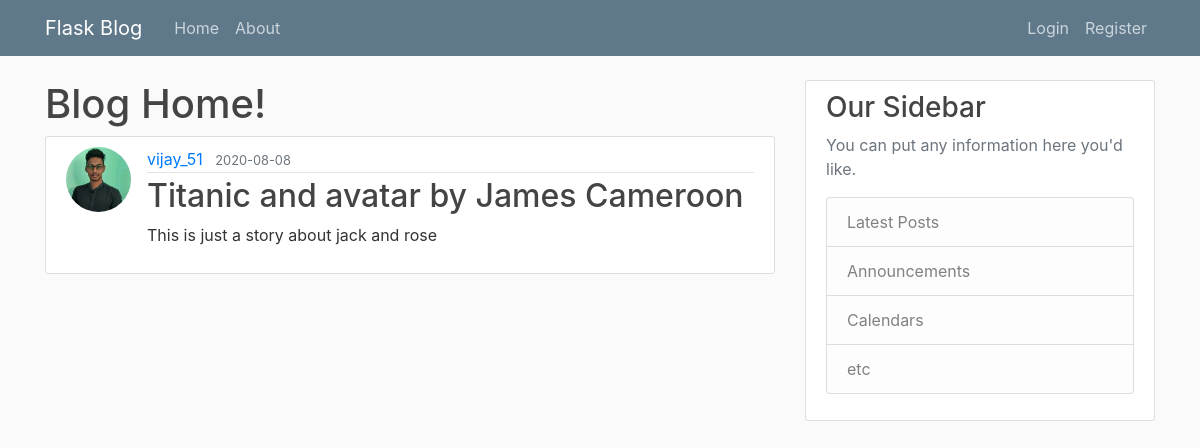
/post/1, run on the app's committed database.
### blog_flask/models.py (models this page shows, shortened)
class User(db.Model, UserMixin):
    id = db.Column(db.Integer, primary_key=True)
    username = db.Column(db.String(120), unique=True, nullable=False)
    email = db.Column(db.String(120), unique=True, nullable=False)
    image_file = db.Column(db.String(20), nullable=False,
                           default="default.jpg")
    password = db.Column(db.String(60), nullable=False)
    posts = db.relationship('Post', backref='author', lazy=True)

class Post(db.Model):
    id = db.Column(db.Integer, primary_key=True)
    title = db.Column(db.String(100), nullable=False, unique=True)
    date_posted = db.Column(db.DateTime, nullable=False,
                            default=datetime.utcnow)
    content = db.Column(db.Text, nullable=False)
    user_id = db.Column(db.Integer, db.ForeignKey('user.id'), nullable=False)

### blog_flask/routes.py (the view)
@app.route('/post/<int:post_id>')
def post(post_id):
    posts = Post.query.get_or_404(post_id)
    return render_template('post.html', title='Post', posts=posts)

### blog_flask/templates/post.html (shortened to what this page needs)
{%extends "layout.html"%}
{%block content%}
<h1>Blog Home!</h1>
<article class="media content-section">
    <img class="rounded-circle article-img"
        src="{{url_for('static', filename="profile_pics/" + posts.author.image_file)}}" alt="">
    <div class="media-body">
        <div class="article-metadata">
            <a class="mr-2" href="#">{{ posts.author.username }}</a>
            <small class="text-muted">{{ posts.date_posted.strftime('%Y-%m-%d') }}</small>
        </div>
        <h2><a class="article-title">{{ posts.title }}</a></h2>
        <p class="article-content">{{ posts.content }}</p>
    </div>
</article>
{%endblock content%}

### blog_flask/static/main.css (style rules this page uses)
body { background: #fafafa; color: #333333; margin-top: 5rem; }
h1, h2, h3, h4, h5, h6 { color: #444444; }
.content-section { background: #ffffff; padding: 10px 20px; border: 1px solid #dddddd; border-radius: 3px; margin-bottom: 20px; }
.article-title { color: #444444; }
.article-content { white-space: pre-line; }
.article-img { height: 65px; width: 65px; margin-right: 16px; }
.article-metadata { padding-bottom: 1px; margin-bottom: 4px; border-bottom: 1px solid #e3e3e3 }

### data on the page
User: image_file (picture), author.username "vijay_51"
Post: date_posted "2020-08-08", title "Titanic and avatar by James Cameroon", content "This is just a story about jack and rose"
